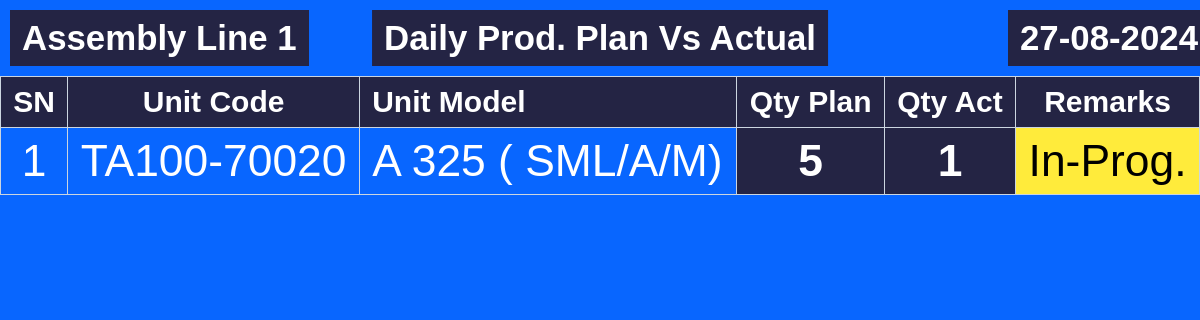
The app's page /screen/line/1/ with its own data.
### screen_app/models.py (models this page shows, shortened)
class AssemblyLine(models.Model):
    name = models.CharField(max_length=100)
    number = models.IntegerField(unique=True)
    def __str__(self):
        return f"Assembly Line {self.number}"

class ProductionPlan(models.Model):
    s_no = models.AutoField(primary_key=True)
    date = models.DateField(default=timezone.now)
    assembly_line = models.ForeignKey(AssemblyLine, on_delete=models.PROTECT)
    unit = models.ForeignKey(Unit, on_delete=models.PROTECT)
    qty_planned = models.IntegerField()
    qty_actual = models.IntegerField(default=0,blank=True)
    remarks = models.TextField(blank=True, null=True)
    class Meta:
        verbose_name = "Daily Production Plan Vs Actual LineWise"
        verbose_name_plural = "Daily Production Plan Vs Actual Total LineWise"

class Unit(models.Model):
    code = models.CharField(max_length=20, unique=True)
    model = models.CharField(max_length=100)

### screen_app/views.py (the view, shortened to what this page needs)
# urls.py: path('line/<int:assembly_line_number>/', views.assembly_line_production_linewise, name='assembly_line_production_linewise'),
def assembly_line_production_linewise(request, assembly_line_number):
    assembly_line = get_object_or_404(AssemblyLine, number=assembly_line_number)
    date_str = request.GET.get('date', None)
    if date_str is None or date_str == 'today':
        date = datetime.today().date()
    else:
        date = datetime.strptime(date_str, "%Y-%m-%d").date()
    formatted_date = date.strftime("%d-%m-%Y")
    plans = ProductionPlan.objects.filter(
        date=date,
        assembly_line=assembly_line
    ).order_by('s_no')
    total_planned = plans.aggregate(Sum('qty_planned'))['qty_planned__sum'] or 0
    total_actual = plans.aggregate(Sum('qty_actual'))['qty_actual__sum'] or 0
    for plan in plans:
        plan.difference = plan.qty_planned - plan.qty_actual
        if plan.qty_actual == 0:
            plan.status = "Pending"
        elif plan.qty_actual < plan.qty_planned:
            plan.status = "In-Prog."
        elif plan.qty_actual >= plan.qty_planned:
            plan.status = "Completed"
        else:
            plan.status = plan.remarks  # Fallback for any unexpected scenarios
    context = {
        'assembly_line': assembly_line,
        'current_date': formatted_date,  # Pass the formatted date here
        'plans': plans,
        'total_planned': total_planned,
        'total_actual': total_actual,
    }
    return render(request, 'linewise/assembly_line_production.html', context)

### screen_app/templates/linewise/assembly_line_production.html (shortened to what this page needs)
<!DOCTYPE html>
<html lang="en">
<head>
</head>
<body>
    <div class="header-container">
        <h1 class="text-center table-header2">
            <span class="header-item bg-red-200" id="assemblyLine">{{ assembly_line }}</span>
            <span class="header-item bg-red-200">Daily Prod. Plan Vs Actual</span>
            <span class="header-item bg-red-200" id="currentDate">{{ current_date }}</span>
        </h1>
    </div>
    <div class="table-container" id="tableContainer">
        <table>
            <thead>
                <tr class="bg-red-200">
                    <th class="table-header2">SN</th>
                    <th class="table-header2">Unit Code</th>
                    <th class="table-header2 text-start">Unit Model</th>
                    <th class="table-header2 bg-red-200">Qty Plan</th>
                    <th class="table-header2 bg-red-200">Qty Act</th>
                    <th class="table-header2">Remarks</th>
                </tr>
            </thead>
            <tbody id="tableBody">
                {% for plan in plans %}
                <tr>
                    <td class="table-cell text-center">{{ forloop.counter }}</td>
                    <td class="table-cell text-center">{{ plan.unit.code }}</td>
                    <td class="table-cell text-start">{{ plan.unit.model }}</td>
                    <td class="table-cell bg-red-200 text-center font-bold">{{ plan.qty_planned }}</td>
                    <td class="table-cell bg-red-200 text-center font-bold">{{ plan.qty_actual }}</td>
                    <td class="table-cell
                    {% if plan.status == 'Completed' %}status-completed
                    {% elif plan.status == 'In-Prog.' %}status-inprogress
                    {% elif plan.status == 'Pending' %}status-pending
                    {% endif %}">
                    {{ plan.status }}
                    </td>
                </tr>
                {% endfor %}
            </tbody>
        </table>
    </div>
</body>
</html>

### screen_app/templates/linewise/assembly_line_production.html (style rules this page uses)
html, body { margin: 0; padding: 0; height: 100%; width: 100%; overflow: hidden; }
body { background-color: #0866FF; color: #ffffff; font-family: Arial, sans-serif; }
.table-header2 { font-size: 2.5vw; }
.table-cell { font-size: 3.7vw; }
.bg-red-200 { background-color: #242444; }
.table-container { height: calc(100vh - 60px); overflow: hidden; position: relative; }
table { width: 100%; border-collapse: collapse; }
th, td { padding: 1vh 1vw; text-align: center; border: 1px solid #cbd5e0; }
thead { position: sticky; top: 0; background-color: #36498f; z-index: 1; }
.text-center { text-align: center; }
.text-start { text-align: start; }
.font-bold { font-weight: bold; }
.status-inprogress { background-color: #FFEB3B; color: black; }
.header-container { width: 100%; padding: 10px; }
.text-center.table-header2 { display: flex; justify-content: space-between; align-items: center; width: 100%; margin: 0; }
.header-item { padding: 1vh 1vw; font-size: 2.9vw; background-color: #242444; }
.header-item:first-child { margin-right: auto; }
.header-item:last-child { margin-left: auto; }
.header-item:nth-child(2) { position: absolute; left: 50%; transform: translateX(-50%); }

### records on screen
AssemblyLine: number "Assembly Line 1"
ProductionPlan: unit.code "TA100-70020", unit.model "A 325 ( SML/A/M)", qty_planned "5", qty_actual "1", status "In-Prog."
